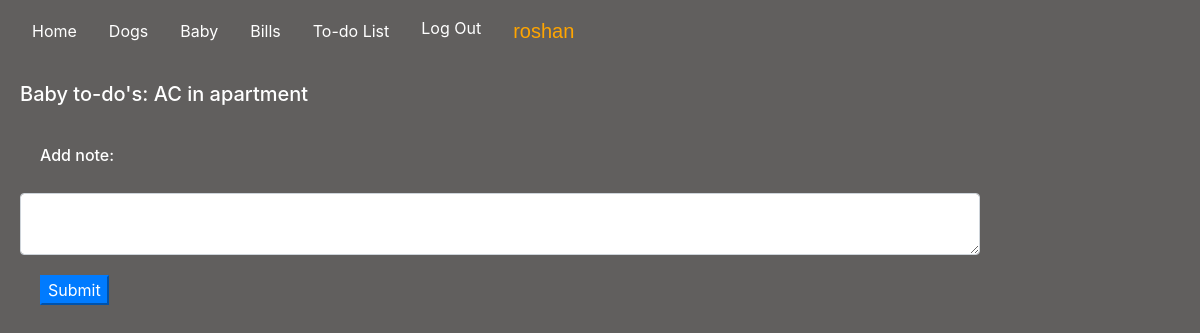
The page /baby (signed in) on the database as committed earlier.
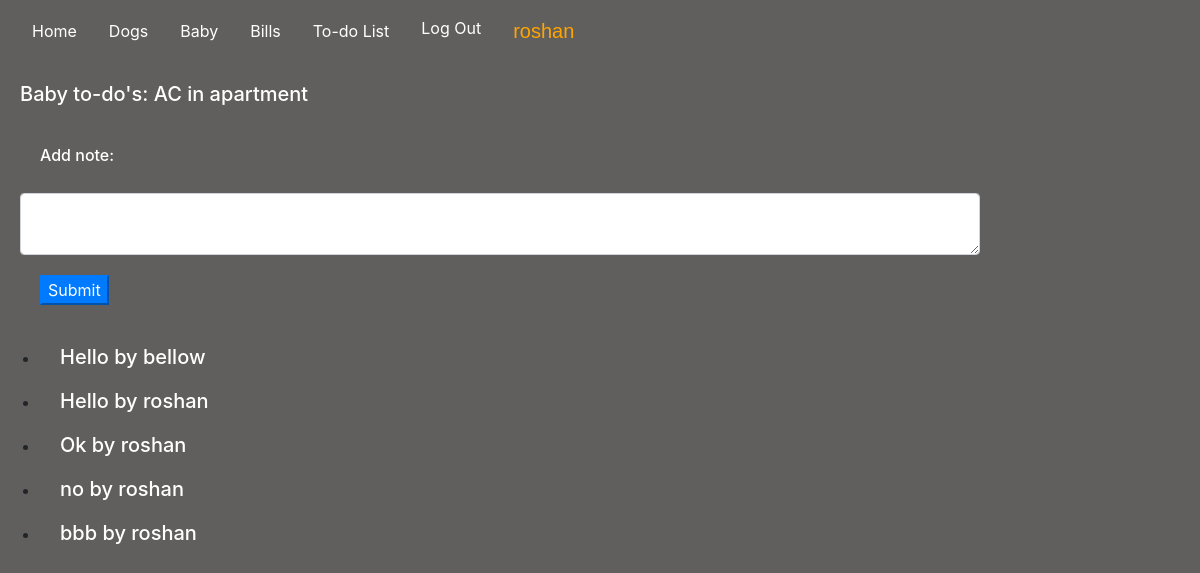
The same page on the database as committed later.
### housemanager/models.py (models this page shows, shortened)
class Todo(models.Model):
    todo = models.CharField(max_length = 200)
    done = models.BooleanField(default=False)
    todo_date = models.DateField(default=datetime.now, blank=True)
    todo_cat = models.CharField(max_length=200, blank = True)

class Notes(models.Model):
    note = models.TextField(blank=True)
    user_note = models.ForeignKey(User, on_delete=models.CASCADE)

### housemanager/views.py (the view, shortened to what this page needs)
# urls.py: path("baby", views.baby, name="baby"),
@login_required(login_url="/login")
@csrf_exempt
def baby(request):
    if request.method == "GET":
        baby = Baby.objects.all()
        notes = Notes.objects.all()
        baby_todo = Todo.objects.filter(todo_cat="Baby", done=False)
        return render(request, "housemanager/baby.html", {
            "baby_todo": baby_todo,
            "baby": baby,
            "notes": notes
        })

### housemanager/templates/housemanager/baby.html (shortened to what this page needs)
{% extends "housemanager/layout.html" %}
{% load static %}
{% block body %}
{% for baby_todo in baby_todo %}
    <h5>Baby to-do's: {{baby_todo.todo}}</h5>
{% endfor %}
<div id="note-div">
    <label for="note"><h6>Add note:</h5></label>
    <textarea class="form-control" id="note"></textarea>
    <button class="btn-primary" id="note-but">Submit</button>
</div>
<div>
    <ul id="baby-notes">
        {% for notes in notes%}
        <li>
            <h5>{{notes.note}} by {{notes.user_note}}</h5>
        </li>
        {% endfor %}
    </ul>
</div>
{% endblock %}

Rows that differ between the two databases and show on the page:
added Notes: note "Hello", user_note "bellow"
added Notes: note "Hello", user_note "roshan"
added Notes: note "Ok", user_note "roshan"
added Notes: note "no", user_note "roshan"
added Notes: note "bbb", user_note "roshan"
